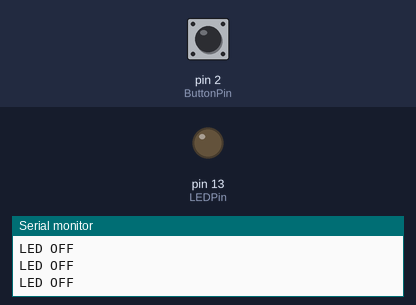
Bench run of a sketch on a simulated Arduino Uno, built with avr-gcc and run on an emulated ATmega328P. Shown: output pins drawn as LEDs (lit = HIGH), the last lines printed to the serial monitor. Dashed ring = blinking. The test bench sets the inputs (shaded band); at power-on: pin 2 (ButtonPin) HIGH.

Above: at 1.2 s.
1.3 s: pin 2 (ButtonPin) pulled LOW for 0.15 s
At 2.7 s:
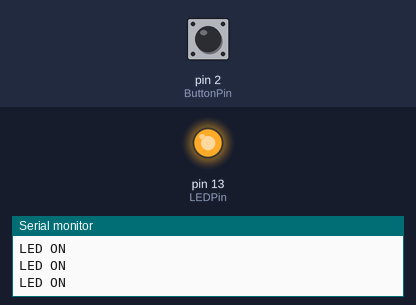
3.0 s: pin 2 (ButtonPin) pulled LOW for 1 s
At 4.1 s:
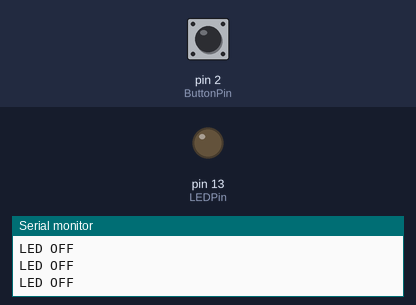
7.0 s: pin 2 (ButtonPin) pulsed LOW 5 times (0.12 s each, 0.3 s apart)
At 7.37 s:
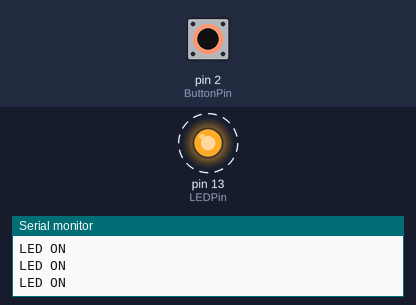
Timing chart, 0 to 10.0 s (numbered marks = the images above; inputs shaded):
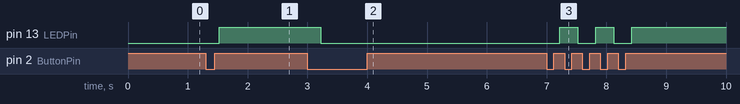

Measured:
- after the input at 1.3 s, pin 13 (LEDPin): LOW → HIGH after 0.23 s
- after the input at 3.0 s, pin 13 (LEDPin): HIGH → LOW after 0.23 s
- after the input at 7.0 s, pin 13 (LEDPin): alternates HIGH for 0.30 s and LOW for 0.30 s, 5 changes in all, then stays HIGH, starting after 0.22 s

The sketch:

Digital_Input_Simple_Toggle.ino
```cpp
int LEDPin = 13;
int ButtonPin = 2;
bool toggle = false;
int prevState = 0;
int curState = 0;

void setup() {
  pinMode(LEDPin, OUTPUT);
  pinMode(ButtonPin, INPUT_PULLUP); // Set button to a sensor (+20kohms) pushed:low,not pushed:high

  Serial.begin(9600);

}

void loop() {

  curState = digitalRead(ButtonPin);

  if (curState < prevState) {
    Serial.println("New button press");
    toggle = !toggle;
    delay(200);
  }

  if(toggle) {
    digitalWrite(LEDPin, HIGH);
    Serial.println("LED ON");
  } else {
    digitalWrite(LEDPin, LOW);
    Serial.println("LED OFF");
  }

  prevState = curState;
}
```
